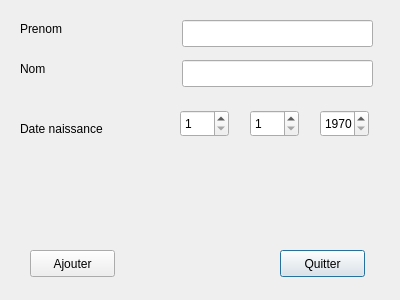
<?xml version="1.0" encoding="UTF-8"?>
<ui version="4.0">
 <class>AjouterJoueurDialogClass</class>
 <widget class="QDialog" name="AjouterJoueurDialogClass">
  <property name="geometry">
   <rect>
    <x>0</x>
    <y>0</y>
    <width>400</width>
    <height>300</height>
   </rect>
  </property>
  <property name="windowTitle">
   <string>AjouterJoueurDialog</string>
  </property>
  <widget class="QPushButton" name="quitterBouton">
   <property name="geometry">
    <rect>
     <x>280</x>
     <y>250</y>
     <width>85</width>
     <height>27</height>
    </rect>
   </property>
   <property name="text">
    <string>Quitter</string>
   </property>
  </widget>
  <widget class="QPushButton" name="ajouterBouton">
   <property name="geometry">
    <rect>
     <x>30</x>
     <y>250</y>
     <width>85</width>
     <height>27</height>
    </rect>
   </property>
   <property name="text">
    <string>Ajouter</string>
   </property>
  </widget>
  <widget class="QLineEdit" name="prenomLineEdit">
   <property name="geometry">
    <rect>
     <x>182</x>
     <y>20</y>
     <width>191</width>
     <height>27</height>
    </rect>
   </property>
  </widget>
  <widget class="QLineEdit" name="nomLineEdit">
   <property name="geometry">
    <rect>
     <x>182</x>
     <y>60</y>
     <width>191</width>
     <height>27</height>
    </rect>
   </property>
  </widget>
  <widget class="QLabel" name="label">
   <property name="geometry">
    <rect>
     <x>20</x>
     <y>20</y>
     <width>55</width>
     <height>17</height>
    </rect>
   </property>
   <property name="text">
    <string>Prenom</string>
   </property>
  </widget>
  <widget class="QLabel" name="label_2">
   <property name="geometry">
    <rect>
     <x>20</x>
     <y>60</y>
     <width>55</width>
     <height>17</height>
    </rect>
   </property>
   <property name="text">
    <string>Nom</string>
   </property>
  </widget>
  <widget class="QLabel" name="label_3">
   <property name="geometry">
    <rect>
     <x>20</x>
     <y>120</y>
     <width>131</width>
     <height>17</height>
    </rect>
   </property>
   <property name="text">
    <string>Date naissance</string>
   </property>
  </widget>
  <widget class="QSpinBox" name="jourSpinBox">
   <property name="geometry">
    <rect>
     <x>180</x>
     <y>110</y>
     <width>49</width>
     <height>27</height>
    </rect>
   </property>
   <property name="minimum">
    <number>1</number>
   </property>
   <property name="maximum">
    <number>31</number>
   </property>
  </widget>
  <widget class="QSpinBox" name="moisSpinBox">
   <property name="geometry">
    <rect>
     <x>250</x>
     <y>110</y>
     <width>49</width>
     <height>27</height>
    </rect>
   </property>
   <property name="minimum">
    <number>1</number>
   </property>
   <property name="maximum">
    <number>12</number>
   </property>
  </widget>
  <widget class="QSpinBox" name="anneeSpinBox">
   <property name="geometry">
    <rect>
     <x>320</x>
     <y>110</y>
     <width>49</width>
     <height>27</height>
    </rect>
   </property>
   <property name="minimum">
    <number>1970</number>
   </property>
   <property name="maximum">
    <number>2017</number>
   </property>
  </widget>
 </widget>
 <layoutdefault spacing="6" margin="11"/>
 <resources/>
 <connections>
  <connection>
   <sender>quitterBouton</sender>
   <signal>clicked()</signal>
   <receiver>AjouterJoueurDialogClass</receiver>
   <slot>close()</slot>
   <hints>
    <hint type="sourcelabel">
     <x>192</x>
     <y>263</y>
    </hint>
    <hint type="destinationlabel">
     <x>199</x>
     <y>149</y>
    </hint>
   </hints>
  </connection>
 </connections>
</ui>
